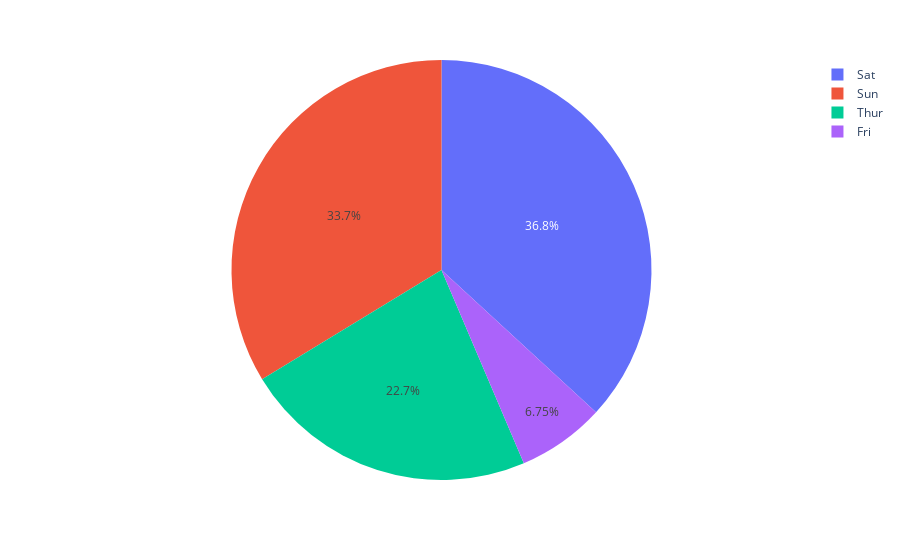

Notebook code cell kept with this figure:
### Code cell
import plotly.express as px
df = px.data.tips()
fig = px.pie(df, values = "total_bill", names = "day")
fig.show()

### Figure 1 — Plotly figure (JSON) as saved in the notebook; plotly's stock layout.template omitted (floating-point values rounded to 4 significant figures; data arrays with more than 128 entries replaced by an {"elided": "..."} marker saying what was removed)
{"data": [{"domain": {"x": [0, 1], "y": [0, 1]}, "hovertemplate": "day=%{label}<br>total_bill=%{value}<extra></extra>", "labels": {"elided": "244 str values"}, "legendgroup": "", "name": "", "showlegend": true, "type": "pie", "values": {"elided": "244 float values"}}], "layout": {"autosize": true, "legend": {"tracegroupgap": 0}, "margin": {"t": 60}}}
